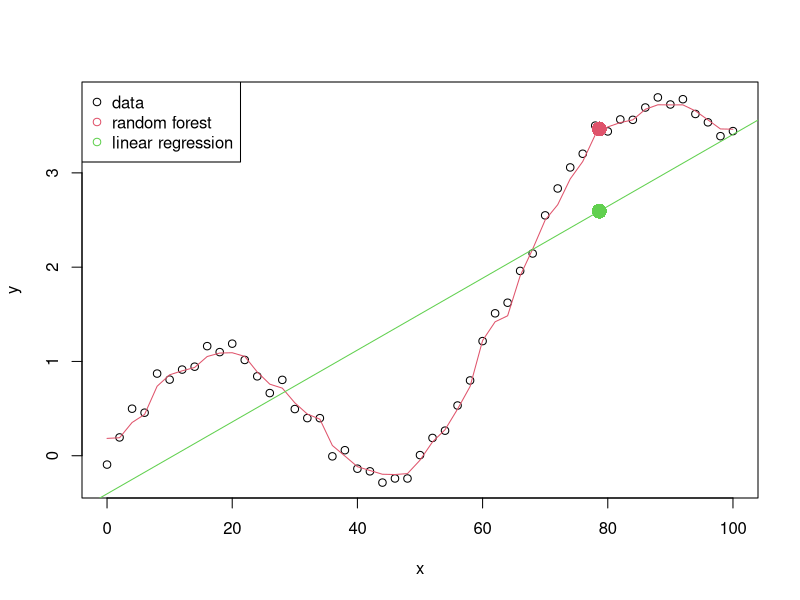

Source code (R):
## 4 Nonlinear regression
#
# Here we will compare a linear and nonlinear regressor (random forest) on a
# one dimensional regression task.
# 

# load the random forest package
library(randomForest)

# create a dataset
# here y is a nonlinear function of x 
x <- seq(0, 100, 2.0)
y_ideal <- sin(x/10) + (x/50)^2

# add some noise to our target variable y_ideal
y <- y_ideal + rnorm(length(y_ideal))*0.1
train_data <- data.frame(x, y)

# fit linear model
lin <- lm(y ~ ., data=train_data)

# fit random forest
rf <- randomForest(y ~ ., train_data)
rf_train_fit <- predict(rf, train_data)

# plot the fitted linear model and the random forest
plot(x, y, col=1)
lines(x, rf_train_fit, type='l', col=2)
abline(lin, col=3)
legend_text <- c('data', 'random forest', 'linear regression')
legend(x='topleft', legend=legend_text, col=c(1, 2, 3), pch=1)

# generate a random test point (sample between 0 and 100)
rand_point <- runif(1, 0, 100)
x_test <- data.frame(x=rand_point)

# linear model
# y = slope x + intercept
# lm_prediction <- lin$coefficients[[2]]*test_point+lin$coefficients[[1]]
lm_predicted <- predict(lin, x_test) 

# random forest
rf_predicted <- predict(rf, x_test) 

# plot single predictions
points(x_test[[1]], rf_predicted[[1]], pch=16, col=2, cex=2)
points(x_test[[1]], lm_predicted[[1]], pch=16, col=3, cex=2)
